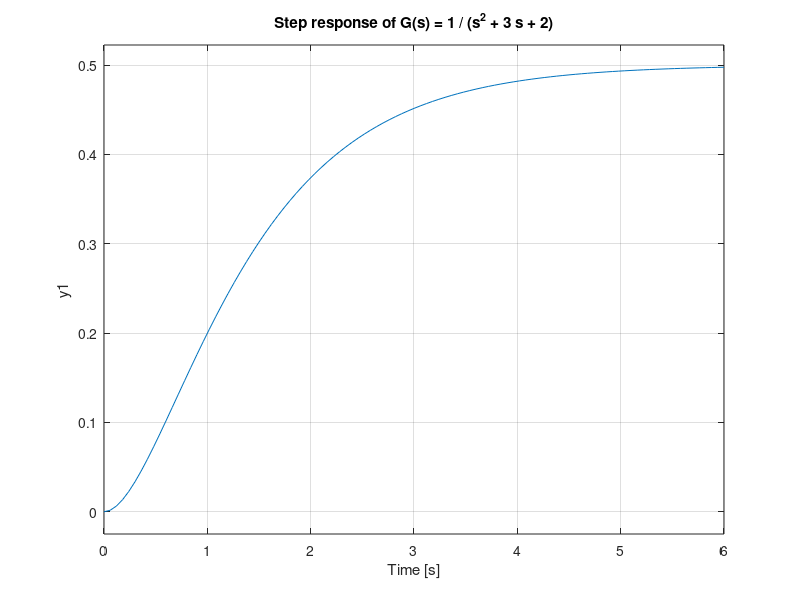

The MATLAB source for this figure:
% Define transfer function G(s) = 1 / (s^2 + 3 s + 2)
num = 1;
den = [1 3 2];
G = tf(num, den);

% Poles and stability check
p = pole(G);
isAsymptoticallyStable = all(real(p) < 0);

disp('Poles of G(s):');
disp(p);

if isAsymptoticallyStable
    disp('System is asymptotically stable.');
else
    disp('System is NOT asymptotically stable.');
end

% Time response check (e.g., step response)
figure;
step(G);
grid on;
title('Step response of G(s) = 1 / (s^2 + 3 s + 2)');
